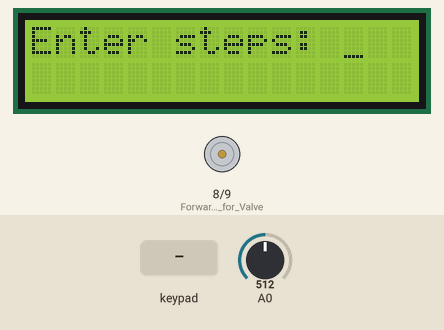
Bench run of a sketch on a simulated Arduino Uno, built with avr-gcc and run on an emulated ATmega328P. Shown: 16×2 character LCD, motor-driver pin pairs drawn as motors (green arrow = first pin HIGH = forward, orange = second pin HIGH = backward, longer = more drive). The inputs (shaded band) are chosen by the test bench; at power-on: A0 = 512.

Above: at 1.3 s.
1.4 s: keypad keys 0 1 2 3 pressed 0.4 s apart
At 3.8 s:
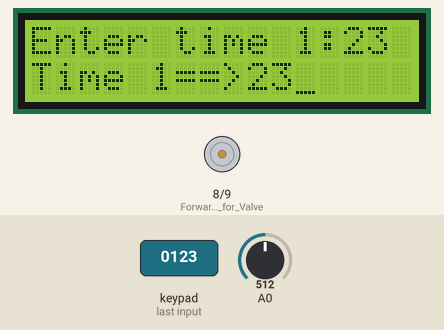
At 4.5 s:
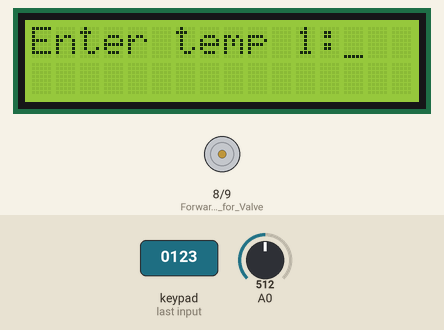
5.5 s: keypad keys 0 1 2 3 # pressed 0.4 s apart
At 9.1 s:
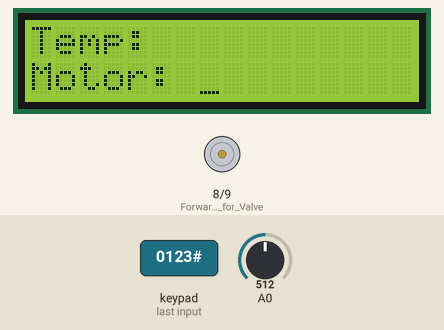
Timing chart, 0 to 11.4 s (numbered marks = the images above; inputs shaded):
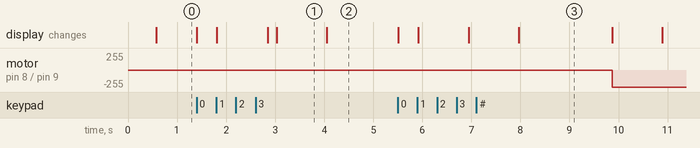

Measured:
- after the input at 1.4 s, the display: first changes at once (image 1 shows a later state)
- after the input at 5.5 s, motor on pin 8 (Forward_motion_for_Valve) / pin 9 (Reverse_motion_for_Valve): stopped → backward 255/255 after 4.4 s; the display: first changes at once (image 3 shows a later state)
- what the display in image 1 shows lasts 1.1 s, from 3.0 s to 4.1 s

The sketch:

temp_change_code.ino
```cpp
#include <Keypad.h>
#include <Wire.h>
#include <LCD.h>
#include <LiquidCrystal_I2C.h>

LiquidCrystal_I2C  lcd(0x27, 2, 1, 0, 4, 5, 6, 7); // 0x27 is the I2C bus address for an unmodified backpack

/* http://tronixstuff.com/2014/09/24/tutorial-serial-pcf8574-backpacks-hd44780-compatible-lcd-modules-arduino/ */

const byte ROWS = 4; // Four rows
const byte COLS = 4; // Three columns
// Define the Keymap
char keys[ROWS][COLS] = {
  {'1', '2', '3', 'A'},
  {'4', '5', '6', 'B'},
  {'7', '8', '9', 'C'},
  {'*', '0', '#', 'D'}
};
/*
  0-Green     4-Yellow
  1-Blue      5-Orange
  2-Violet    6-Red
  3-Grey      7-Brown
*/
// Connect keypad ROW0, ROW1, ROW2 and ROW3 to these Arduino pins.
byte rowPins[ROWS] = { 0, 1, 2, 3 };
// Connect keypad COL0, COL1 and COL2 to these Arduino pins.
byte colPins[COLS] = { 4, 5, 6, 7 };

// Create the Keypad
Keypad kpd = Keypad( makeKeymap(keys), rowPins, colPins, ROWS, COLS );

unsigned char read_data = 0;
unsigned char lcd_lsb = 0;
unsigned char lcd_msb = 0;
unsigned char num_step = 0;
unsigned int time_step[24] = { 0 };
unsigned int temp_step[24] = { 0 };
unsigned char val = 0;

float in[] = { 100.00, 100.39, 100.78, 101.17, 101.56, 101.95, 102.34, 102.73, 103.12, 103.51,
               103.90, 104.29, 104.68, 105.07, 105.46, 105.85, 106.24, 106.63, 107.02, 107.40,
               107.79, 108.18, 108.57, 108.96, 109.35, 109.73, 110.12, 110.51, 110.90, 111.29,
               111.67, 112.06, 112.45, 112.83, 113.22, 113.61, 114.00, 114.38, 114.77, 115.15,
               115.54, 115.93, 116.31, 116.70, 117.08, 117.47, 117.86, 118.24, 118.63, 119.01,
               119.40, 119.78, 120.17, 120.55, 120.94, 121.32, 121.71, 122.09, 122.47, 122.86,
               123.24, 123.63, 124.01, 124.39, 124.78, 125.16, 125.54, 125.93, 126.31, 126.69,
               127.08, 127.46, 127.84, 128.22, 128.61, 128.99, 129.37, 129.75, 130.13, 130.52
             };

// known resistance in voltage divider
int sampleCount = 20;
int Rref = 410;
int Vin = 5;
int count = 0;
double VoutSum = 0.0;

void setup()
{
  //Serial.begin(9600);
  pinMode(8, OUTPUT); // Forward motion for Valve Open
  pinMode(9, OUTPUT); // Reverse motion for Valve Close
  delay(500);
  // activate LCD module
  lcd.begin (16, 2); // for 16 x 2 LCD module
  lcd.setBacklightPin(3, POSITIVE);
  lcd.setBacklight(HIGH);
  lcd.cursor();
  lcd.setCursor(0, 0);
  lcd.print("Enter steps: ");
  lcd.setCursor(13, 0);
  lcd_msb = get_data();
  lcd.print(lcd_msb);
  lcd.setCursor(14, 0);
  lcd_lsb = get_data();
  lcd.print(lcd_lsb);
  num_step = (lcd_msb * 10) + lcd_lsb;
  delay(1000);
  lcd_msb = 0;
  lcd_lsb = 0;
  //Serial.println(num_step);
  for (int i = 1; i <= num_step; i++)
  {
    lcd.clear();
    lcd.setCursor(0, 0);
    lcd.print("Enter time  : ");
    lcd.setCursor(11, 0);
    lcd.print(i);
    lcd.setCursor(13, 0);
    lcd_msb = get_data();
    lcd.print(lcd_msb);
    lcd.setCursor(14, 0);
    lcd_lsb = get_data();
    lcd.print(lcd_lsb);
    time_step[i] = (lcd_msb * 10) + lcd_lsb;
    lcd_msb = 0;
    lcd_lsb = 0;
    lcd.setCursor(0, 1);
    lcd.print("Time  ==> ");
    lcd.setCursor(5, 1);
    lcd.print(i);
    lcd.setCursor(9, 1);
    lcd.print(time_step[i]);
    delay(1000);

    lcd.clear();
    lcd.setCursor(0, 0);
    lcd.print("Enter temp  : ");
    lcd.setCursor(11, 0);
    lcd.print(i);
    lcd.setCursor(13, 0);
    lcd_msb = get_data();
    lcd.print(lcd_msb);
    lcd.setCursor(14, 0);
    lcd_lsb = get_data();
    lcd.print(lcd_lsb);
    temp_step[i] = (lcd_msb * 10) + lcd_lsb;
    lcd_msb = 0;
    lcd_lsb = 0;
    lcd.setCursor(0, 1);
    lcd.print("Temp  ==> ");
    lcd.setCursor(5, 1);
    lcd.print(i);
    lcd.setCursor(9, 1);
    lcd.print(temp_step[i]);
    //Serial.print("EnteredTemp: ");
    //Serial.println(temp_step[i]);
    delay(1000);
  }
  lcd.clear();
  lcd.setCursor(0, 0);
  lcd.print("::: Settings Saved :::");
  delay(1000);
}

void loop()
{
  for (int i = 1; i <= num_step; i++)
  {
    lcd.clear();
    for (int j = 1; j <= time_step[i]; j++)
    {
      lcd.setCursor(0, 0);
      lcd.print("Temp: ");
      lcd.setCursor(0, 1);
      lcd.print("Motor: ");

      int currentTemp = read_temp();

      //Serial.print("CurrentTemp: ");
      //Serial.println(currentTemp);

      lcd.setCursor(6, 0);
      lcd.print(currentTemp);
      lcd.setCursor(7, 1);

      //Serial.print("StepTemp of: ");
      //Serial.println(i);
      //Serial.println(temp_step[i]);

      if (temp_step[i] > currentTemp)
      {
        lcd.print("FORWARD");

        motor_on_forward(); // Valve Open

        delay(1000);
      }
      else if (temp_step[i] < currentTemp)
      {
        lcd.print("REVERSE");

        motor_on_reverse(); // Valve Close

        delay(1000);
      }
      else
      {
        lcd.print("OFF");

        motor_off();

        delay(1000);
      }
      // delay(1000);
    }
  }
}

void motor_on_forward(void)
{
  digitalWrite(9, LOW);
  digitalWrite(8, HIGH);
  //Serial.println("Forward DONE");
}
void motor_on_reverse(void)
{
  digitalWrite(8, LOW);
  digitalWrite(9, HIGH);
  //Serial.println("Reverse DONE");
}
void motor_off(void)
{
  digitalWrite(8, LOW);
  digitalWrite(9, LOW);
  //Serial.println("Off DONE");
}

int read_temp(void)
{
  int temp = 0;

  for (int i = 1; i <= sampleCount; i++) {
    int sensorOut = analogRead(A0);
    double Vout = sensorOut * (5.0 / 1023.0);
    VoutSum += Vout;
    count++;

    if (count == sampleCount) {
      double finalVout = VoutSum / sampleCount;
      double Rpt = (finalVout * Rref) / (Vin - finalVout);
      // double temp = (Rpt - 100) / 0.385;

      temp =  multiMap(Rpt, in, 80);

      //Serial.print("CurrentVoltage: ");
      //Serial.println(finalVout);
      //Serial.print("CurrentTemp: ");
      //Serial.println(temp);

      count = 0;
      VoutSum = 0.0;
    }
    else {
      delay(100); // Sample at every 100 ms delay
    }
  }
  return temp;
}
char get_data(void)
{
  char key = 'X';
  do
  {
    key = kpd.getKey();
  } while (!key);
  //Serial.print("PressedKey: ");
  //Serial.println(key);
  return key - 48;
}

float multiMap(float val, float* _in, uint8_t size)
{
  // calculate if value is out of range
  if (val < _in[0] ) return -99.99;
  if (val > _in[size - 1] ) return 99.99;

  //  search for 'value' in _in array to get the position No.
  uint8_t pos = 0;
  while (val > _in[pos]) pos++;

  // handles the 'rare' equality case
  if (val == _in[pos]) return pos;

  float r1 = _in[pos - 1];
  float r2 = _in[pos];
  int c1 = pos - 1;
  int c2 = pos;

  return c1 + (val - r1) / (r2 - r1) * (c2 - c1);
}
```
